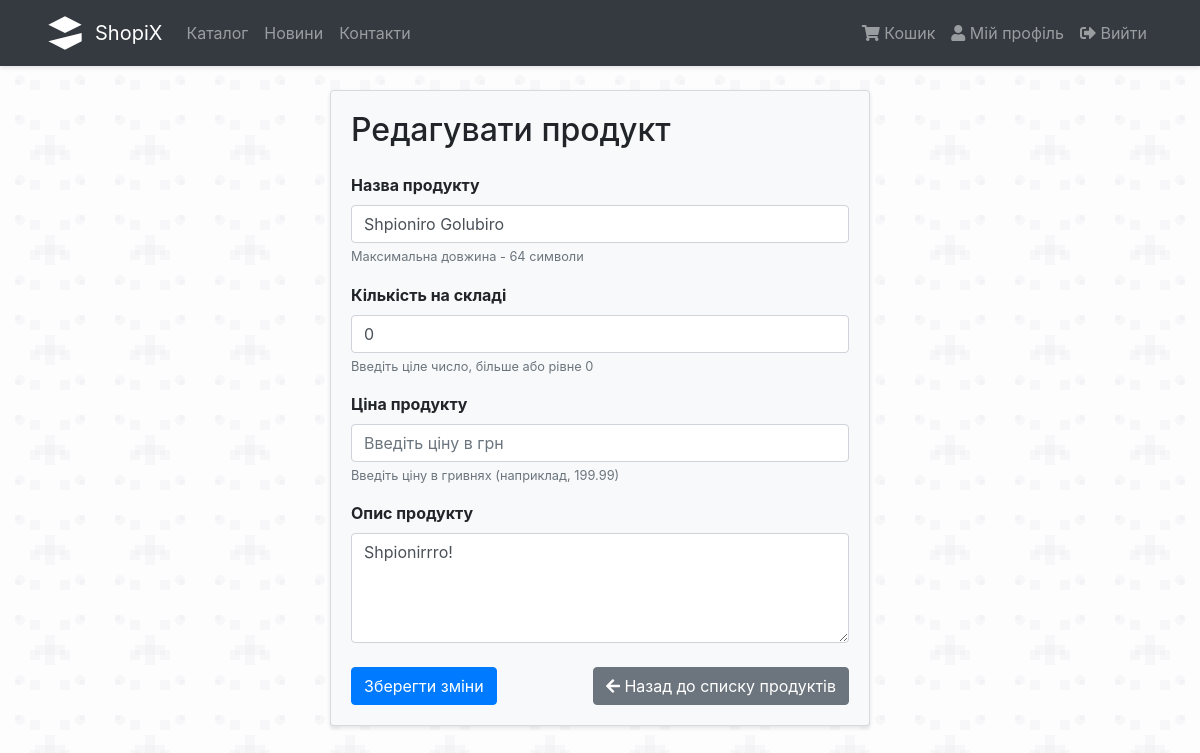
/products/6/edit (signed in), run on an earlier commit of the app's database.
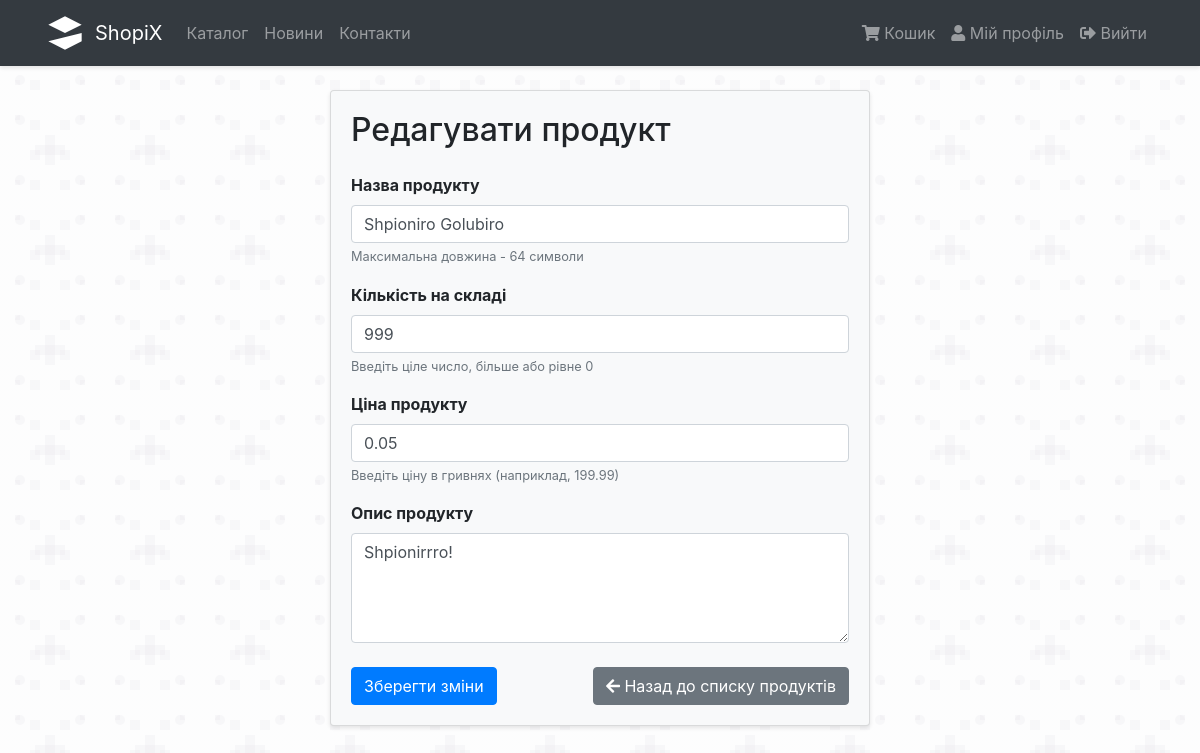
And on a later commit of the database.
### proj/products/models.py (models this page shows, shortened)
class Product(db.Model):
    id = db.Column(db.Integer, primary_key=True)
    name = db.Column(db.String(64), unique=False, nullable=False)
    in_stock = db.Column(db.Integer, default=0)
    description = db.Column(db.Text)
    price = db.Column(db.Float, nullable=True, default=0.01) #TODO: set nullable=False after a wipe-out
    orders = db.relationship('OrderToProduct', backref='product', lazy=True)

### proj/products/routes.py (the view, shortened to what this page needs)
@products.route('/<int:id>/edit', methods=['GET', 'POST'])
@login_required
def edit(id):
    product = Product.query.get_or_404(id)
    form = ProductForm(obj=product)
    return render_template('products/product_form.html', form=form)

### proj/products/forms.py
class ProductForm(FlaskForm):
    name = StringField('Назва продукту', validators=[DataRequired(message='Назва не може бути пустою!'), Length(max=64)])
    in_stock = IntegerField('Кількість на складі',validators=[NumberRange(min=0, message='Кількість не може бути менше нуля!')])
    description = TextAreaField('Опис продукту', validators=[DataRequired()])
    price = FloatField('Ціна продукту', validators=[NumberRange(min=0.0, message='Ціна не може бути менше нуля!')])
    submit = SubmitField('Створити продукт')
    class Meta:
        csrf = False

### proj/__init__.py (called while the page is built)
@login_manager.user_loader
def load_user(user_id):
    from proj.auth.models import User
    return User.query.get(int(user_id))

### proj/templates/products/product_form.html (shortened to what this page needs)
{% extends "layout.html" %}
{% block content %}
    <div class="row justify-content-center">
        <div class="col-md-6">
            <div class="card bg-light">
                <div class="card-body">
                    <h2 class="card-title mb-4">
                        {% if form.name.data %}
                            Редагувати продукт
                        {% else %}
                            Додати новий продукт
                        {% endif %}
                    </h2>
                    <form method="post">
                        <div class="form-group">
                            {{ form.name.label(class="font-weight-bold") }}
                            {{ form.name(
                                class="form-control" + (" is-invalid" if form.name.errors else ""),
                                type="text",
                                placeholder="Введіть назву продукту",
                                maxlength="64",
                                required=True
                            ) }}
                            <small class="form-text text-muted">Максимальна довжина - 64 символи</small>
                        </div>
                        <div class="form-group">
                            {{ form.in_stock.label(class="font-weight-bold") }}
                            {{ form.in_stock(
                                class="form-control" + (" is-invalid" if form.in_stock.errors else ""),
                                type="number",
                                min="0",
                                step="1",
                                placeholder="Введіть кількість",
                                required=True
                            ) }}
                            <small class="form-text text-muted">Введіть ціле число, більше або рівне 0</small>
                        </div>
                        <div class="form-group">
                            {{ form.price.label(class="font-weight-bold") }}
                            {{ form.price(
                                class="form-control" + (" is-invalid" if form.price.errors else ""),
                                type="number",
                                min="0.01",
                                step="0.01",
                                placeholder="Введіть ціну в грн",
                                required=True
                            ) }}
                            <small class="form-text text-muted">Введіть ціну в гривнях (наприклад, 199.99)</small>
                        </div>
                        <div class="form-group">
                            {{ form.description.label(class="font-weight-bold") }}
                            {{ form.description(
                                class="form-control" + (" is-invalid" if form.description.errors else ""),
                                rows="4",
                                placeholder="Введіть опис продукту"
                            ) }}
                        </div>
                        <div class="d-flex justify-content-between align-items-center mt-4">
                            <button type="submit" class="btn btn-primary">
                                {% if form.name.data %}
                                    Зберегти зміни
                                {% else %}
                                    Додати продукт
                                {% endif %}
                            </button>
                            <a href="{{ url_for('products.index') }}" class="btn btn-secondary">
                                <i class="fas fa-arrow-left"></i> Назад до списку продуктів
                            </a>
                        </div>
                    </form>
                </div>
            </div>
        </div>
    </div>
{% endblock %}

What changed in the data, as far as the page shows it:
changed Product "Shpioniro Golubiro": in_stock "0" → "999"; price (not shown) → "0.05"
